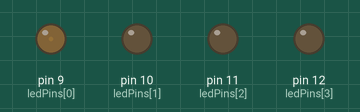
Recording of a sketch running on a simulated Arduino Uno, built with avr-gcc and run on an emulated ATmega328P. Shown: output pins drawn as LEDs (lit = HIGH). What the sketch prints to the serial monitor is not drawn.

Above: at 0.15 s.
At 7.83 s:
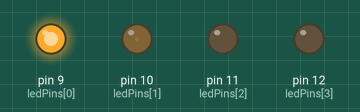
At 13.87 s:
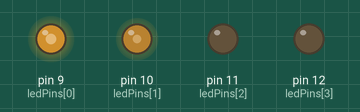
At 19.87 s:
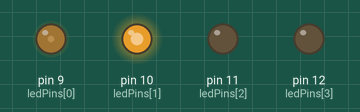
At 29.78 s:
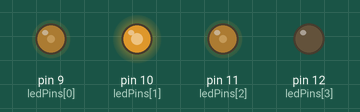
At 39.69 s:
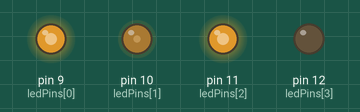
Timing chart, 0 to 40.0 s (numbered marks = the images above):
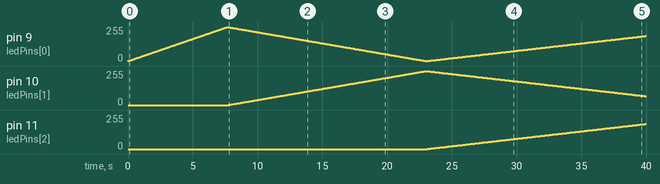

The sketch:

sketch.ino
```cpp
// Store LED pin values in an array
int ledPins[] = {9, 10, 11, 12}; // Must be sequential at the moment
// Hold the pin numbers of LEDs that are increasing in brightness
int brightPins[] = {ledPins[0], 0, 0, 0};
int dimPins[] ={0, 0, 0, 0};
// Hold the current brightness values of the relevant pins
int brightVal[] = {0, 0, 0, 0};
int dimVal[] ={255, 255, 255, 255};
// Count how many LEDs we have in total
int ledCount = sizeof(ledPins)/sizeof(int);

// Setup
void setup() {
	// Open serial port for debugging
	Serial.begin(9600);
	// Initialise all relevant LED pins as outputs
	for (int currentPin = 0; currentPin < ledCount; currentPin++) {
		pinMode(ledPins[currentPin], OUTPUT);
	}
	Serial.println("Program Start");
}

void loop() {
  	// Loop through all the pins
	for (int currentPin = 0; currentPin < ledCount; currentPin++) {
      	// If the current pin is in the brightPins array ...
      	if (brightPins[currentPin] != 0) {
			// Set LED brightness and pause for 30ms
			analogWrite(ledPins[currentPin],brightVal[currentPin]);
          	delay(30);
			// Increase the stored brightness value for this pin.
			brightVal[currentPin] = brightVal[currentPin]+1;
			// If this pin has reached full brightness ...
			if (brightVal[currentPin] >= 255) {
				// ... then reset value to zero ...
				brightVal[currentPin] = 0;
				// ... and move that pin to the dimPins array ...
				dimPins[currentPin] = brightPins[currentPin];
				// ... and delete it from the brightPins array ...
				brightPins[currentPin] = 0;
				// ... and add the next pin to brightPins array
				brightPins[(currentPin+1)%4] = ledPins[(currentPin+1)%4];
			}
      	}
		// If the current pin is in the dimPins array ...
      	if (dimPins[currentPin] != 0) {
			// Set LED brightness and pause for 30ms
			analogWrite(ledPins[currentPin],dimVal[currentPin]);
          	delay(30);
			// Increase the stored brightness value for this pin.
			dimVal[currentPin] = dimVal[currentPin]-1;
			// If this pin has reached full brightness ...
			if (dimVal[currentPin] <= 0) {
				// ... then reset value to maximum ...
				dimVal[currentPin] = 255;
				// ... and move that pin to the brightPins array ...
				brightPins[currentPin] = dimPins[currentPin];
				// ... and delete it from the dimPins array ...
				dimPins[currentPin] = 0;
				// ... and add the next pin to brightPins array
				// brightPins[(currentPin+1)%4] = ledPins[(currentPin+1)%4];
			}
      	}
    }
	// Debugging output
  	// Serial.println("---");
	// Serial.print("Bright Pins: ");Serial.print(brightPins[0]);Serial.print(brightPins[1]);Serial.print(brightPins[2]);Serial.println(brightPins[3]);
	// Serial.print("Dim Pins: ");Serial.print(dimPins[0]);Serial.print(dimPins[1]);Serial.print(dimPins[2]);Serial.println(dimPins[3]);
	// Serial.print("Bright Values: ");Serial.print(brightVal[0]);Serial.print(brightVal[1]);Serial.print(brightVal[2]);Serial.println(brightVal[3]);
	// Serial.print("Dim Values: ");Serial.print(dimVal[0]);Serial.print(dimVal[1]);Serial.print(dimVal[2]);Serial.println(dimVal[3]);
	// delay(1500);
}
```

Measured:
- by itself, pin 10 (ledPins[1]): rises from 0/255 to 255/255 in 15.2 s, then falls to 66/255 in 17.0 s
- by itself, pin 11 (ledPins[2]): moves from 0/255 to 188/255 over 16.8 s
